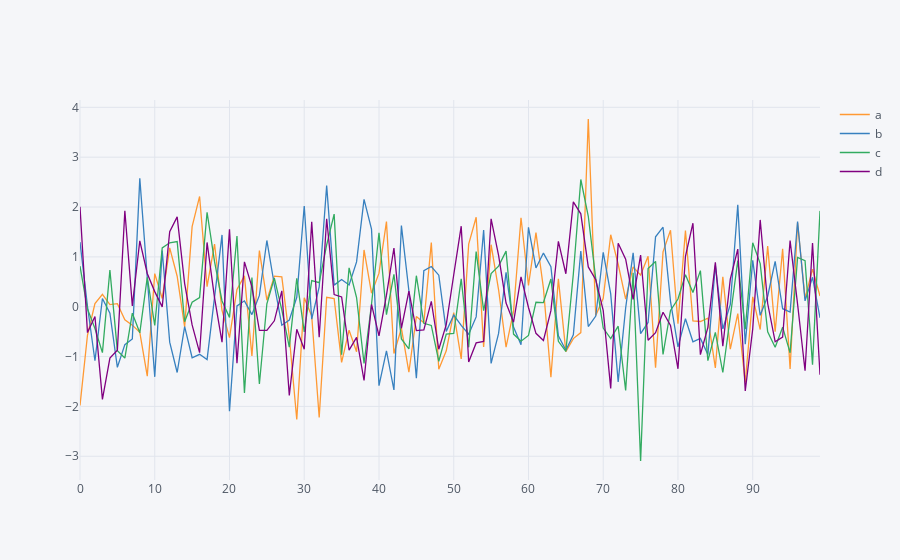

Notebook code for this chart:
### Code cell
# just change plot to iplot 
# the output we get, has been converted to plotly interactive image 
df.iplot()
